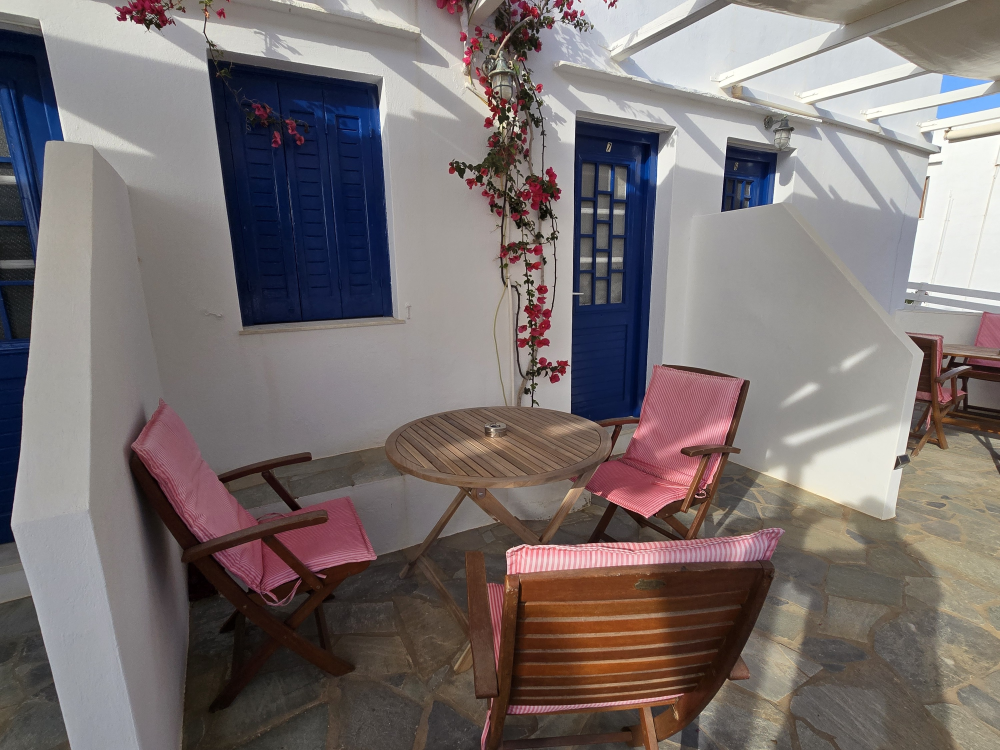
#> input picture assets/originals/Aglaia-Studios-in-Sifnos-Exterior-Photos-04.jpg, 3000 x 2250 px (shown at 1/3 size)
$ python -i optimize_images.py   (imports and definitions only)
#> lines starting #> are read from the running program, lines starting #| are printed output that depends on the picture
#> further down, picture is the input picture: PIL image 3000x2250 RGB; mean R, G, B 122.3, 113.5, 112.9
#!/usr/bin/env python3
"""Build the responsive image set served by the site.

Reads full-resolution masters from ``assets/originals`` and writes, for every
photo, a WebP ladder plus a single JPEG fallback into ``public/images``.
Also emits ``src/content/media.json`` — the manifest the site generator reads to
get intrinsic dimensions (so every <img> ships width/height and never shifts
layout) and an average colour used as the placeholder while the file loads.

    pip install Pillow
    python3 scripts/optimize_images.py

Re-running is safe: outputs are deterministic and simply overwritten.
"""

from __future__ import annotations

import json
import math
import pathlib
import sys

from PIL import Image, ImageEnhance, ImageFilter, ImageOps, ImageStat

ROOT = pathlib.Path(__file__).resolve().parent.parent
SRC = ROOT / "assets" / "originals"
OUT = ROOT / "public" / "images"
MANIFEST = ROOT / "src" / "content" / "media.json"

# Ladder of rendered widths. A width is skipped when it would upscale the
# master, so small sources simply produce fewer files.
WIDTHS = [480, 768, 1200, 1600, 2000]
FALLBACK_WIDTH = 1200
# AVIF at 68 is visually indistinguishable from WebP at 86 on these images and
# roughly a quarter smaller, so it is offered first and WebP catches the
# browsers that cannot read it.
AVIF_QUALITY = 68
AVIF_SPEED = 6
WEBP_QUALITY = 86
JPEG_QUALITY = 90

# The brand mark is inline SVG, so nothing needs transparency passthrough;
# only the square favicon master is treated specially.
PASSTHROUGH: set[str] = set()


# --- Tone -----------------------------------------------------------------
# The masters come straight out of the camera. What follows is deliberately
# mild: clip a sliver of the histogram, lift the midtones of anything darker
# than a normal exposure, and add a touch of saturation. Nothing is invented,
# and no frame is brightened by more than a third of a stop.
TARGET_LUMA = 122.0
MAX_GAMMA = 1.30


def enhance(im: Image.Image) -> Image.Image:
    """Gentle, uniform tone correction applied to every photograph."""
    out = ImageOps.autocontrast(im, cutoff=(0.5, 0.02), preserve_tone=True)

    luma = ImageStat.Stat(out.convert("L")).mean[0]
#> luma = 110.4
    if luma < TARGET_LUMA:
        gamma = min(MAX_GAMMA, math.log(TARGET_LUMA / 255) / math.log(max(luma, 1) / 255))
#> gamma = 0.881
        lut = [round(255 * ((i / 255) ** (1 / gamma))) for i in range(256)]
#> lut = 256 values from 0 to 255
        out = out.point(lut * 3)

    return ImageEnhance.Color(out).enhance(1.06)
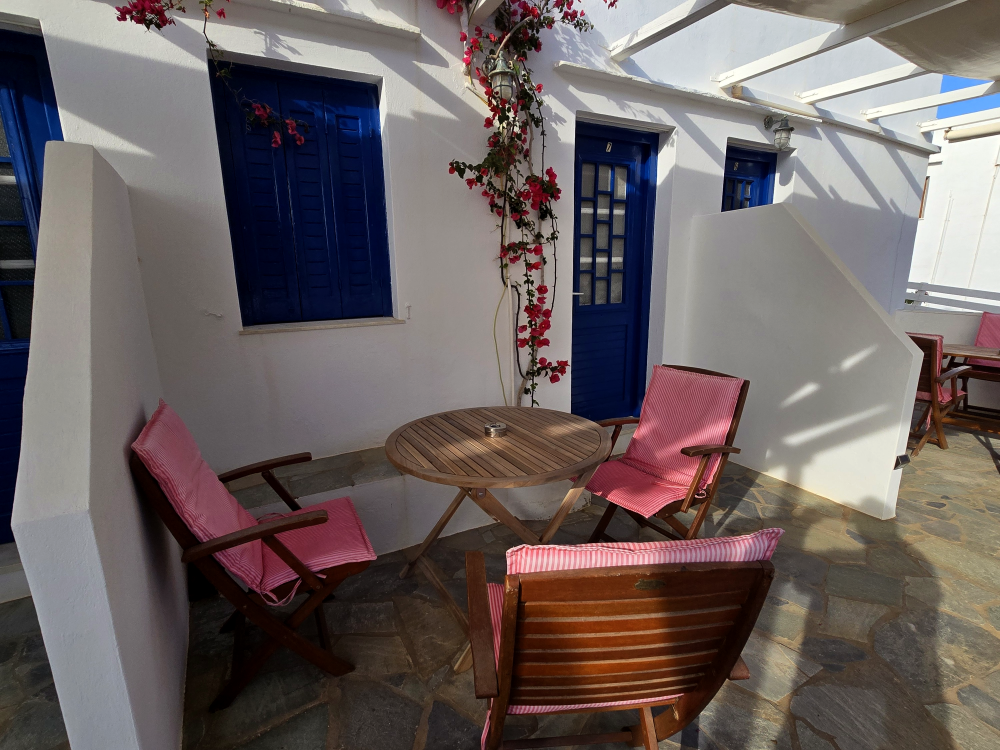
#> returned value: PIL image 3000x2250 RGB (shown at 1/3 size); mean R, G, B 108.2, 98, 97.1


# [115 lines left out: functions resample, average_colour, build_favicons, main, not called in this run]


# [2 lines not run here, left out]

>>> from PIL import Image
>>> picture = Image.open('../assets/originals/Aglaia-Studios-in-Sifnos-Exterior-Photos-04.jpg')
>>> result = enhance(picture)

$ run again, on assets/originals/Aglaia-Studios-in-Sifnos-Exterior-Photos-10.jpg
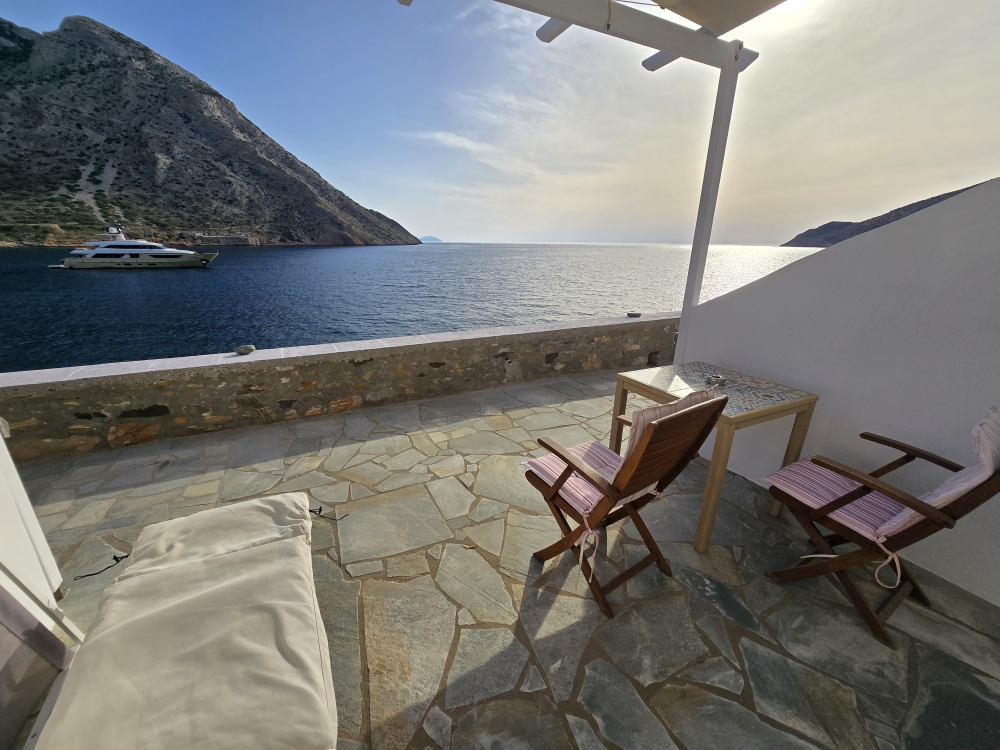
#> input picture assets/originals/Aglaia-Studios-in-Sifnos-Exterior-Photos-10.jpg, 3000 x 2250 px (shown at 1/3 size)
#> picture is the input picture: PIL image 3000x2250 RGB; mean R, G, B 119.7, 120.1, 117.6
#> luma = 110.2
#> gamma = 0.879
#> lut = 256 values from 0 to 255
#> in enhance, `out = out.point(lut * 3)`:
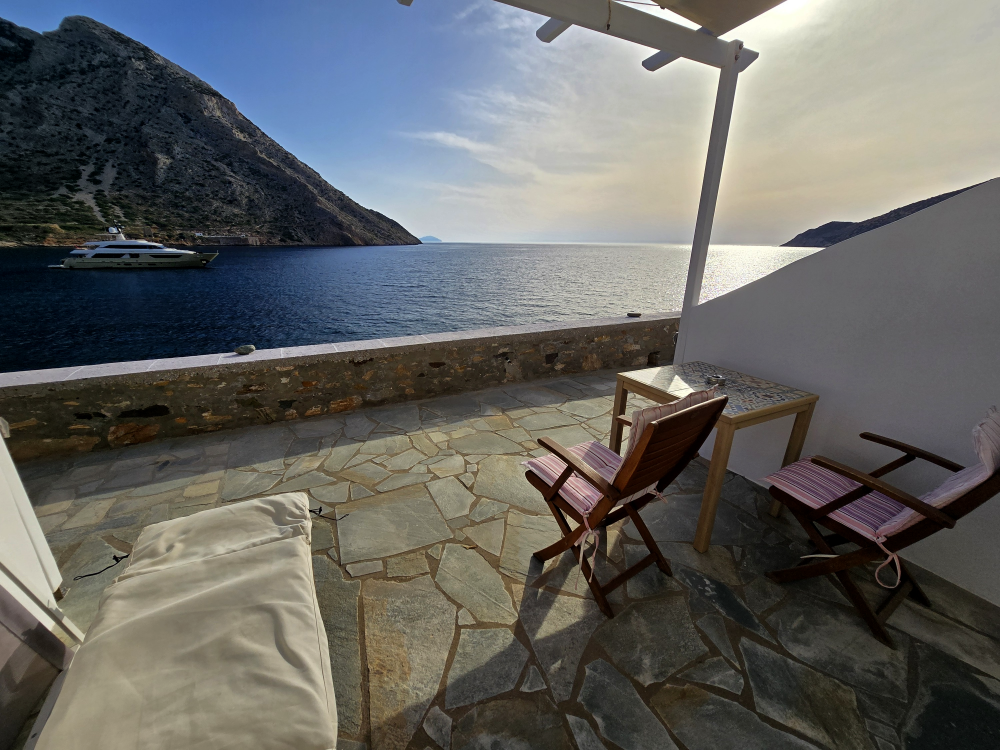
#> out: PIL image 3000x2250 RGB (shown at 1/3 size); mean R, G, B 100.8, 101.1, 98.7

$ run again, on assets/originals/Aglaia-Studios-in-Sifnos-Exterior-Photos-11.jpg
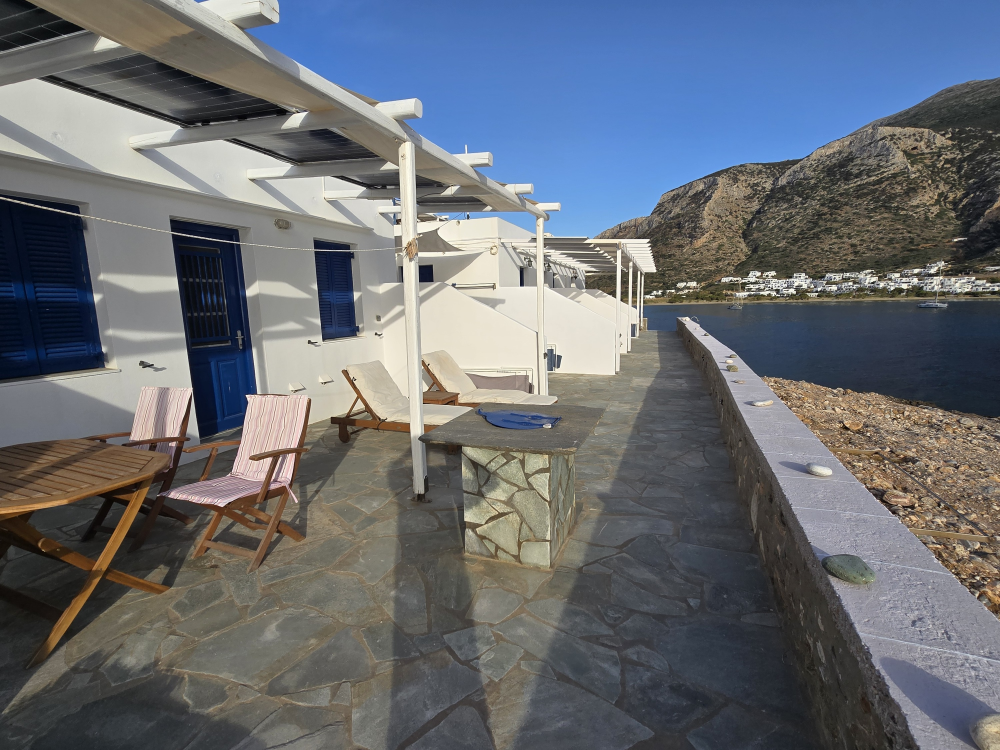
#> input picture assets/originals/Aglaia-Studios-in-Sifnos-Exterior-Photos-11.jpg, 3000 x 2250 px (shown at 1/3 size)
#> picture is the input picture: PIL image 3000x2250 RGB; mean R, G, B 104.4, 108.7, 115.5
#> luma = 101.6
#> gamma = 0.801
#> lut = 256 values from 0 to 255
#> in enhance, `out = out.point(lut * 3)`:
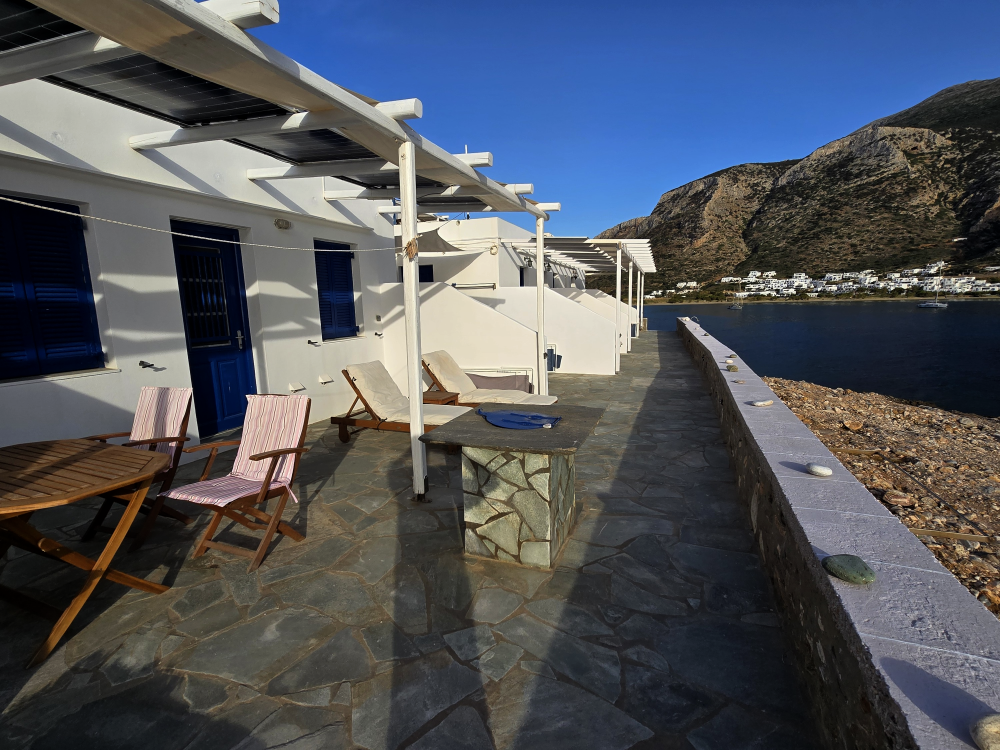
#> out: PIL image 3000x2250 RGB (shown at 1/3 size); mean R, G, B 81.3, 85.3, 93.1
